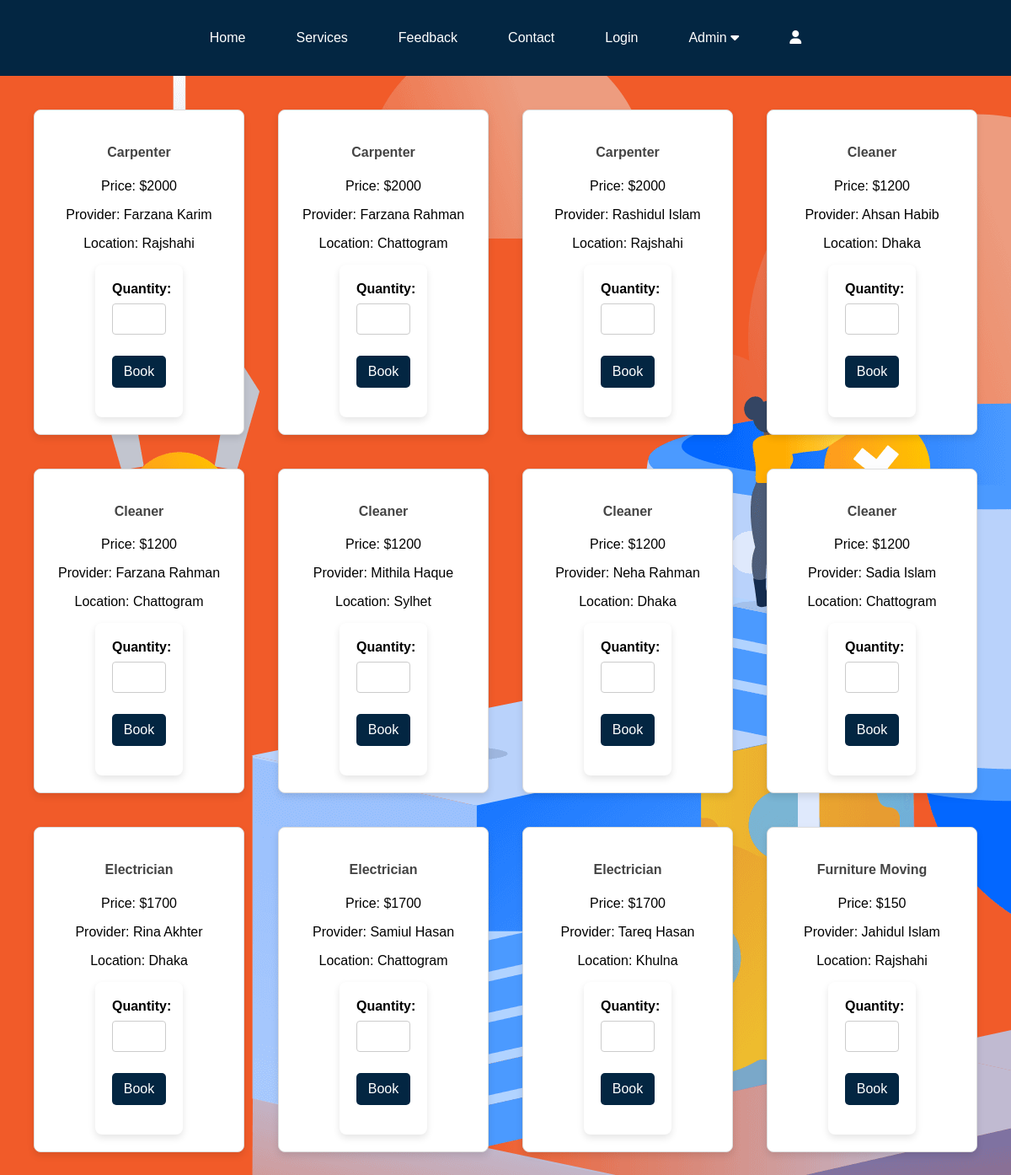
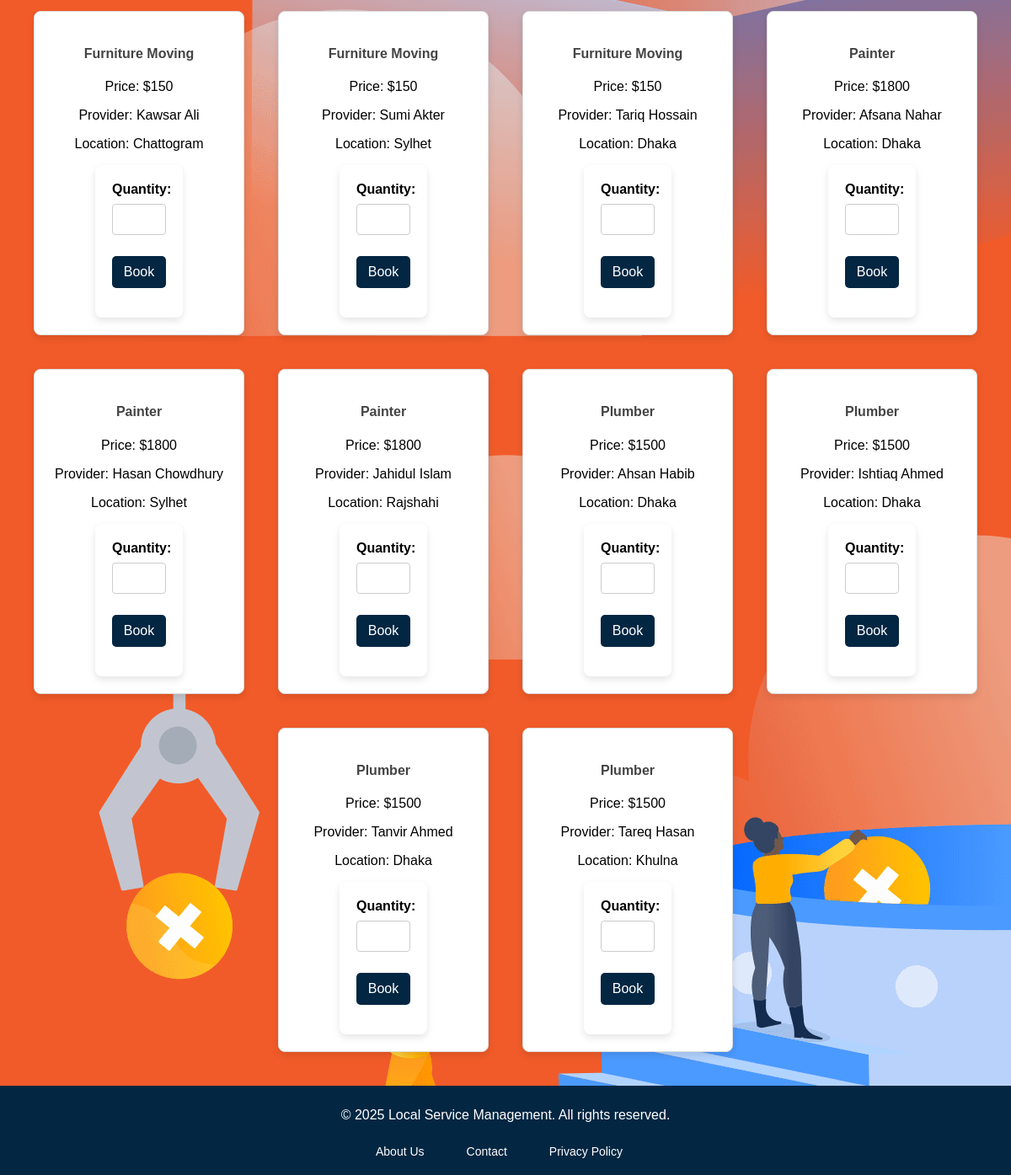
The app's page /service.php with its own data (2 pictures, top to bottom).
### tables this page shows
CREATE TABLE `service` (
  `service_id` int(11) NOT NULL,
  `category` varchar(100) NOT NULL,
  `price` int(11) NOT NULL,
  `description` varchar(300) NOT NULL,
  `availability` varchar(50) NOT NULL
);

CREATE TABLE `provider` (
  `provider_id` int(11) NOT NULL,
  `name` varchar(100) NOT NULL,
  `location` varchar(100) NOT NULL,
  `gender` varchar(10) DEFAULT NULL,
  `present_address` text DEFAULT NULL,
  `permanent_address` text DEFAULT NULL,
  `email` varchar(255) DEFAULT NULL,
  `Password` varchar(255) NOT NULL,
  `Phone` int(11) NOT NULL
);

### service.php (the view, shortened to what this page needs)
<?php
include('header.php');
include('connection.php');
$query = "
    SELECT s.service_id, s.category, s.price, p.provider_id, p.name as provider_name, p.location
    FROM service s
    JOIN offers o ON s.service_id = o.service_id
    JOIN provider p ON o.provider_id = p.provider_id
    ORDER BY s.category, p.name
";
$result = mysqli_query($conn, $query);
$services = [];
while ($row = mysqli_fetch_assoc($result)) {
    $services[] = $row;
}
?>
<!DOCTYPE html>
<html lang="en">
<head>
</head>
<body>
<div class="container">
    <?php
    foreach ($services as $service) {
        echo "<div class='service-box'>";
        echo "<h4>" . $service['category'] . "</h4>";
        echo "<p>Price: $" . $service['price'] . "</p>";
        echo "<p>Provider: " . $service['provider_name'] . "</p>";
        echo "<p>Location: " . $service['location'] . "</p>";
        echo "<form action='book_service.php' method='POST'>";
        echo "<label for='quantity'>Quantity: </label>";
        echo "<input type='number' name='quantity' min='1' required>";
        echo "<button type='submit'>Book</button>";
        echo "</form>";
        echo "</div>";
    }
    ?>
</div>
</body>
</html>
<?php
include('footer.php');
?>

### header.php (shortened to what this page needs)
<!DOCTYPE html>
<html lang="en">
<head>
    <link rel="stylesheet" href="style.css">
    <link rel="stylesheet" type="text/css" href="css/font-awesome.min.css">
    <link rel="stylesheet" href="https://cdnjs.cloudflare.com/ajax/libs/font-awesome/6.7.2/css/all.min.css" />
</head>
<body>
    <header>
        <nav>
            <ul>
                <li><a href="home.php">Home</a></li>
                <li><a href="service.php">Services</a></li>
                <li><a href="feedback.php">Feedback</a></li>
                <li><a href="contact.php">Contact</a></li>
                <li><a href="login.php">Login</a></li>
                <li class="menu">
                    <a href="#" id="admin-icon">Admin <i class="fa-solid fa-caret-down"></i></a>
                </li>
                <li class="menu">
                    <a href="#" id="user-icon"><i class="fa-solid fa-user"></i></a>
                </li>
            </ul>
        </nav>
    </header>
</body>
</html>

### footer.php (shortened to what this page needs)
<footer>
    <div class="footer-content">
        <p>&copy; <?php echo date("Y"); ?> Local Service Management. All rights reserved.</p>
        <nav>
            <ul>
                <li><a href="about.php">About Us</a></li>
                <li><a href="contact.php">Contact</a></li>
                <li><a href="privacy.php">Privacy Policy</a></li>
            </ul>
        </nav>
    </div>
</footer>
</body>
</html>

### style.css (style rules this page uses)
* { margine:0; padding:0; box-sizing:border-box; }
body { font-family: Arial, sans-serif; margin: 0; padding: 0; background-image: url('img/bg.png'); }
header { background: #032642; color:#032642; padding: 10px 0; }
header nav ul li a { color: #fff; text-decoration: none; padding: 10px 15px; transition: color 0.3s, background-color 0.3s; }
header nav ul { list-style: none; display: flex; justify-content: center; }
header nav ul li { margin: 0 15px; }
header nav ul li a { color: #fff; text-decoration: none; }
.container { padding: 20px; text-align: center; }
footer { background: #333; color: #fff; padding: 10px 0; text-align: center; }
footer .footer-content { max-width: 1200px; margin: 0 auto; }
footer nav ul { list-style: none; padding: 0; margin: 10px 0 0; display: flex; justify-content: center; gap: 15px; }
footer nav ul li a { color: #fff; text-decoration: none; font-size: 14px; }
body { font-family: Arial, sans-serif; margin: 0; padding: 0; background-color: #f9f9f9; }
.category-box, .service-box { border: 1px solid #ddd; padding: 15px; background-color: #F7F7F7; text-align: center; width: 200px; border-radius: 8px; box-shadow: 0 0 5px rgba(0, 0, 0, 0.1); }
form { width: 50%; margin: 0 auto; background-color: #fff; padding: 20px; border-radius: 8px; box-shadow: 0 4px 8px rgba(0, 0, 0, 0.1); }
form label { display: block; margin-bottom: 8px; font-weight: bold; }
form input, form textarea, form button { width: 100%; padding: 10px; margin-bottom: 15px; border-radius: 4px; border: 1px solid #ccc; }
form button { background-color: #4CAF50; color: white; font-size: 16px; cursor: pointer; }
li { list-style-type: none; display: inline-block; margin-right: 15px; }
li a { text-decoration: none; color: #000; font-size: 16px; padding: 5px 10px; }
header { position: relative; }
body { font-family: Arial, sans-serif; margin: 0; padding: 0; background-color: #f4f4f4; }
h3, h4 { color: #444; }

### header.php (style rules this page uses)
header { background: #032642; padding: 10px 0; }
nav ul { list-style: none; display: flex; justify-content: space-around; padding: 0; }
nav ul li { position: relative; }
nav ul li a { text-decoration: none; color: white; padding: 10px; display: block; }
.menu { position: relative; }

### service.php (style rules this page uses)
body { font-family: Arial, sans-serif; margin: 0; padding: 0; background-color: #F15B29; }
.container { max-width: 1200px; margin: 0 auto; padding: 20px; }
.service-box { border: 1px solid #ddd; padding: 20px; margin: 20px; width: 250px; text-align: center; display: inline-block; vertical-align: top; background-color: #fff; box-shadow: 0 4px 8px rgba(0, 0, 0, 0.1); border-radius: 8px; }
.service-box button { background-color: #032642; color: white; padding: 10px; border: none; cursor: pointer; border-radius: 5px; margin-top: 10px; }

### footer.php (style rules this page uses)
footer { background: #032642; }

### records on screen
service: category "Carpenter", price "2000", provider.name "Farzana Karim", provider.location "Rajshahi", provider.name "Farzana Rahman", provider.location "Chattogram", provider.name "Rashidul Islam"
service: category "Cleaner", price "1200", provider.name "Ahsan Habib", provider.location "Dhaka", provider.name "Farzana Rahman", provider.location "Chattogram", provider.name "Mithila Haque", provider.location "Sylhet", provider.name "Neha Rahman", provider.name "Sadia Islam"
service: category "Electrician", price "1700", provider.name "Rina Akhter", provider.location "Dhaka", provider.name "Samiul Hasan", provider.location "Chattogram", provider.name "Tareq Hasan", provider.location "Khulna"
service: category "Furniture Moving", price "150", provider.name "Jahidul Islam", provider.location "Rajshahi", provider.name "Kawsar Ali", provider.location "Chattogram", provider.name "Sumi Akter", provider.location "Sylhet", provider.name "Tariq Hossain", provider.location "Dhaka"
service: category "Painter", price "1800", provider.name "Afsana Nahar", provider.location "Dhaka", provider.name "Hasan Chowdhury", provider.location "Sylhet", provider.name "Jahidul Islam", provider.location "Rajshahi"
service: category "Plumber", price "1500", provider.name "Ahsan Habib", provider.location "Dhaka", provider.name "Ishtiaq Ahmed", provider.name "Tanvir Ahmed", provider.name "Tareq Hasan", provider.location "Khulna"
